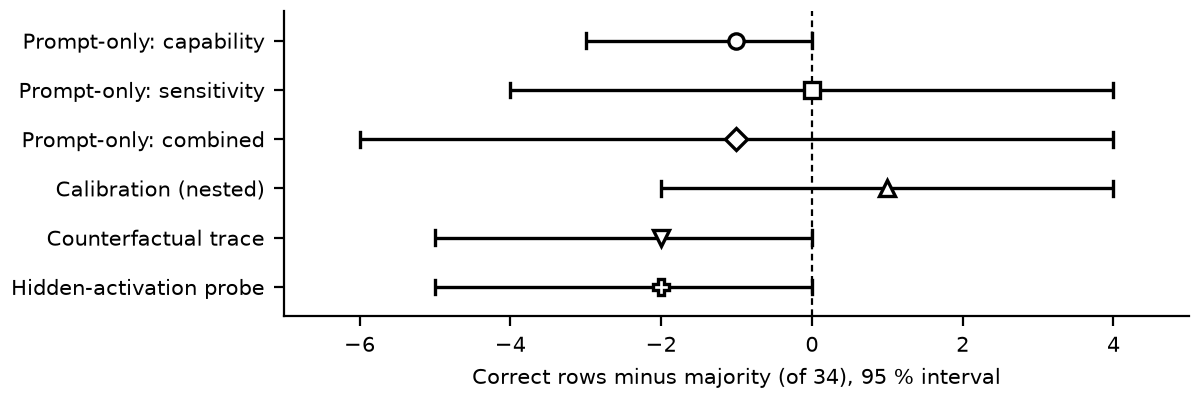

Recreate this plot in Python.
"""Forest plot of each signal's difference against the majority baseline (Section 4).

  python report/forest.py [report/intervals.json] [report/forest.png]

Reads the paired differences and 95 % problem-bootstrap intervals that intervals.py saved. Black on
white with distinct marker shapes, so it reads in grayscale.
"""
import json
import sys
from pathlib import Path

import matplotlib

matplotlib.use("Agg")
import matplotlib.pyplot as plt  # noqa: E402

HERE = Path(__file__).resolve().parent
LABELS = {
    "prompt:capability": "Prompt-only: capability",
    "prompt:sensitivity": "Prompt-only: sensitivity",
    "prompt:combined": "Prompt-only: combined",
    "calibration (nested)": "Calibration (nested)",
    "trace sensitivity": "Counterfactual trace",
    "hidden-activation probe": "Hidden-activation probe",
}
MARKERS = ["o", "s", "D", "^", "v", "P"]


def rows(path):
    """[(label, difference, low, high)] in table order."""
    vs = json.loads(Path(path).read_text())["vs_majority"]
    return [(LABELS[k], v["difference"], v["interval95"][0], v["interval95"][1]) for k, v in vs.items() if k in LABELS]


def plot(data, out):
    fig, ax = plt.subplots(figsize=(6.0, 2.0), dpi=200)
    n = len(data)
    for i, (label, d, lo, hi) in enumerate(data):
        y = n - 1 - i
        ax.plot([lo, hi], [y, y], color="black", lw=1.2, solid_capstyle="butt")
        ax.plot([lo, lo], [y - 0.15, y + 0.15], color="black", lw=1.2)
        ax.plot([hi, hi], [y - 0.15, y + 0.15], color="black", lw=1.2)
        ax.plot([d], [y], MARKERS[i % len(MARKERS)], color="black", mfc="white", mew=1.2, ms=5.5, zorder=3)
    ax.axvline(0, color="black", lw=0.8, ls=(0, (3, 2)))
    ax.set_yticks(range(n))
    ax.set_yticklabels([r[0] for r in reversed(data)], fontsize=7.5)
    ax.set_ylim(-0.6, n - 0.4)
    ax.set_xlim(min(r[2] for r in data) - 1, max(r[3] for r in data) + 1)
    ax.set_xlabel("Correct rows minus majority (of 34), 95 % interval", fontsize=7.5)
    ax.tick_params(axis="x", labelsize=7.5)
    for side in ("top", "right"):
        ax.spines[side].set_visible(False)
    fig.tight_layout(pad=0.4)
    fig.savefig(out, dpi=200)
    plt.close(fig)


if __name__ == "__main__":
    src = sys.argv[1] if len(sys.argv) > 1 else HERE / "intervals.json"
    dst = sys.argv[2] if len(sys.argv) > 2 else HERE / "forest.png"
    plot(rows(src), dst)
